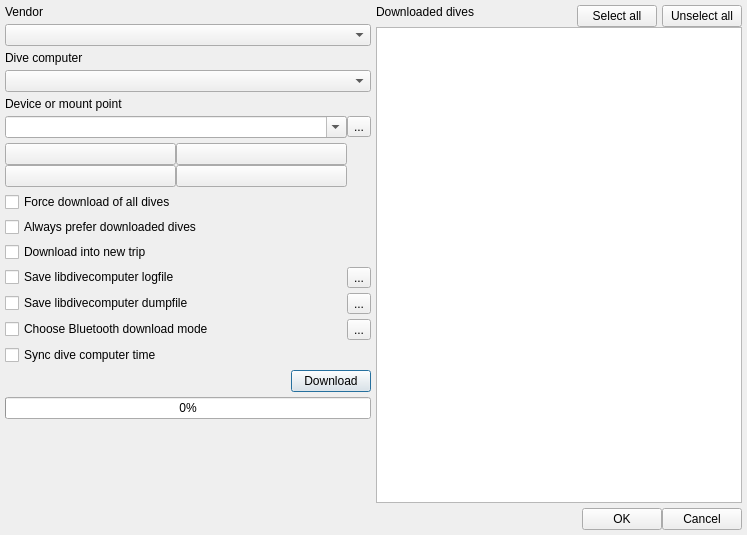
<?xml version="1.0" encoding="UTF-8"?>
<ui version="4.0">
 <class>DownloadFromDiveComputer</class>
 <widget class="QDialog" name="DownloadFromDiveComputer">
  <property name="geometry">
   <rect>
    <x>0</x>
    <y>0</y>
    <width>747</width>
    <height>535</height>
   </rect>
  </property>
  <property name="windowTitle">
   <string>Download from dive computer</string>
  </property>
  <property name="windowIcon">
   <iconset>
    <normalon>:subsurface-icon</normalon>
   </iconset>
  </property>
  <layout class="QVBoxLayout" name="verticalLayout_3">
   <property name="spacing">
    <number>5</number>
   </property>
   <property name="leftMargin">
    <number>5</number>
   </property>
   <property name="topMargin">
    <number>5</number>
   </property>
   <property name="rightMargin">
    <number>5</number>
   </property>
   <property name="bottomMargin">
    <number>5</number>
   </property>
   <item>
    <layout class="QHBoxLayout" name="horizontalLayout">
     <item>
      <layout class="QVBoxLayout" name="verticalLayout_2">
       <item>
        <layout class="QGridLayout" name="choicesLayout">
         <property name="horizontalSpacing">
          <number>0</number>
         </property>
         <property name="verticalSpacing">
          <number>5</number>
         </property>
         <item row="7" column="0">
          <widget class="QCheckBox" name="forceDownload">
           <property name="text">
            <string>Force download of all dives</string>
           </property>
          </widget>
         </item>
         <item row="2" column="0" colspan="2">
          <widget class="QLabel" name="label_2">
           <property name="text">
            <string>Dive computer</string>
           </property>
          </widget>
         </item>
         <item row="1" column="0" colspan="2">
          <widget class="QComboBox" name="vendor"/>
         </item>
         <item row="8" column="0">
          <widget class="QCheckBox" name="preferDownloaded">
           <property name="text">
            <string>Always prefer downloaded dives</string>
           </property>
          </widget>
         </item>
         <item row="10" column="0">
          <widget class="QCheckBox" name="logToFile">
           <property name="text">
            <string>Save libdivecomputer logfile</string>
           </property>
          </widget>
         </item>
         <item row="5" column="0">
          <widget class="QComboBox" name="device">
           <property name="editable">
            <bool>true</bool>
           </property>
          </widget>
         </item>
         <item row="12" column="0">
          <widget class="QCheckBox" name="bluetoothMode">
           <property name="text">
            <string>Choose Bluetooth download mode</string>
           </property>
          </widget>
         </item>
         <item row="12" column="1">
          <widget class="QToolButton" name="chooseBluetoothDevice">
           <property name="toolTip">
            <string>Select a remote Bluetooth device.</string>
           </property>
           <property name="text">
            <string>...</string>
           </property>
          </widget>
         </item>
         <item row="5" column="1">
          <widget class="QToolButton" name="search">
           <property name="text">
            <string>...</string>
           </property>
          </widget>
         </item>
         <item row="11" column="1">
          <widget class="QToolButton" name="chooseDumpFile">
           <property name="text">
            <string>...</string>
           </property>
          </widget>
         </item>
         <item row="4" column="0">
          <widget class="QLabel" name="label_3">
           <property name="text">
            <string>Device or mount point</string>
           </property>
          </widget>
         </item>
         <item row="10" column="1">
          <widget class="QToolButton" name="chooseLogFile">
           <property name="text">
            <string>...</string>
           </property>
          </widget>
         </item>
         <item row="0" column="0" colspan="2">
          <widget class="QLabel" name="label">
           <property name="text">
            <string>Vendor</string>
           </property>
          </widget>
         </item>
         <item row="9" column="0">
          <widget class="QCheckBox" name="createNewTrip">
           <property name="text">
            <string>Download into new trip</string>
           </property>
          </widget>
         </item>
         <item row="11" column="0">
          <widget class="QCheckBox" name="dumpToFile">
           <property name="text">
            <string>Save libdivecomputer dumpfile</string>
           </property>
          </widget>
         </item>
         <item row="3" column="0" colspan="2">
          <widget class="QComboBox" name="product"/>
         </item>
         <item row="6" column="0">
          <layout class="QGridLayout" name="DCGrid">
           <item row="0" column="0">
            <widget class="QPushButton" name="DC1">
             <property name="autoDefault">
              <bool>false</bool>
             </property>
            </widget>
           </item>
           <item row="0" column="1">
            <widget class="QPushButton" name="DC2">
             <property name="autoDefault">
              <bool>false</bool>
             </property>
            </widget>
           </item>
           <item row="1" column="0">
            <widget class="QPushButton" name="DC3">
             <property name="autoDefault">
              <bool>false</bool>
             </property>
            </widget>
           </item>
           <item row="1" column="1">
            <widget class="QPushButton" name="DC4">
             <property name="autoDefault">
              <bool>false</bool>
             </property>
            </widget>
           </item>
          </layout>
         </item>
         <item row="13" column="0">
          <widget class="QCheckBox" name="syncDiveComputerTime">
           <property name="text">
            <string>Sync dive computer time</string>
           </property>
           <property name="toolTip">
            <string>Adjust the time on the dive computer to match the time on the PC (if supported by the dive computer model).</string>
           </property>
          </widget>
         </item>
        </layout>
       </item>
       <item>
        <layout class="QHBoxLayout" name="downloadCancelRetryLayout">
         <property name="spacing">
          <number>0</number>
         </property>
         <item>
          <spacer name="horizontalSpacer_2">
           <property name="orientation">
            <enum>Qt::Horizontal</enum>
           </property>
           <property name="sizeHint" stdset="0">
            <size>
             <width>40</width>
             <height>20</height>
            </size>
           </property>
          </spacer>
         </item>
         <item>
          <widget class="QPushButton" name="downloadCancelRetryButton">
           <property name="text">
            <string>Download</string>
           </property>
          </widget>
         </item>
        </layout>
       </item>
       <item>
        <widget class="QProgressBar" name="progressBar">
         <property name="value">
          <number>0</number>
         </property>
        </widget>
       </item>
       <item>
        <widget class="QLabel" name="progressText">
         <property name="text">
          <string/>
         </property>
        </widget>
       </item>
       <item>
        <spacer name="aboveOKCancelSpacer">
         <property name="orientation">
          <enum>Qt::Vertical</enum>
         </property>
         <property name="sizeHint" stdset="0">
          <size>
           <width>20</width>
           <height>40</height>
          </size>
         </property>
        </spacer>
       </item>
      </layout>
     </item>
     <item>
      <layout class="QVBoxLayout" name="verticalLayout">
       <property name="spacing">
        <number>0</number>
       </property>
       <item>
        <layout class="QHBoxLayout" name="labelSelectAllNoneLayout">
         <property name="spacing">
          <number>5</number>
         </property>
         <item>
          <widget class="QLabel" name="downloadedDivesLabel">
           <property name="sizePolicy">
            <sizepolicy hsizetype="Preferred" vsizetype="Preferred">
             <horstretch>1</horstretch>
             <verstretch>0</verstretch>
            </sizepolicy>
           </property>
           <property name="text">
            <string>Downloaded dives</string>
           </property>
           <property name="alignment">
            <set>Qt::AlignLeading|Qt::AlignLeft|Qt::AlignTop</set>
           </property>
          </widget>
         </item>
         <item>
          <widget class="QPushButton" name="selectAllButton">
           <property name="text">
            <string>Select all</string>
           </property>
          </widget>
         </item>
         <item>
          <widget class="QPushButton" name="unselectAllButton">
           <property name="text">
            <string>Unselect all</string>
           </property>
          </widget>
         </item>
        </layout>
       </item>
       <item>
        <widget class="QTableView" name="downloadedView">
         <property name="sizePolicy">
          <sizepolicy hsizetype="MinimumExpanding" vsizetype="MinimumExpanding">
           <horstretch>1</horstretch>
           <verstretch>0</verstretch>
          </sizepolicy>
         </property>
        </widget>
       </item>
      </layout>
     </item>
    </layout>
   </item>
   <item>
    <layout class="QHBoxLayout" name="buttonBoxLayout">
     <property name="spacing">
      <number>0</number>
     </property>
     <item>
      <spacer name="horizontalSpacer">
       <property name="orientation">
        <enum>Qt::Horizontal</enum>
       </property>
       <property name="sizeHint" stdset="0">
        <size>
         <width>40</width>
         <height>20</height>
        </size>
       </property>
      </spacer>
     </item>
     <item>
      <widget class="QPushButton" name="ok">
       <property name="text">
        <string>OK</string>
       </property>
      </widget>
     </item>
     <item>
      <widget class="QPushButton" name="cancel">
       <property name="text">
        <string>Cancel</string>
       </property>
      </widget>
     </item>
    </layout>
   </item>
  </layout>
 </widget>
 <resources/>
 <connections/>
</ui>
